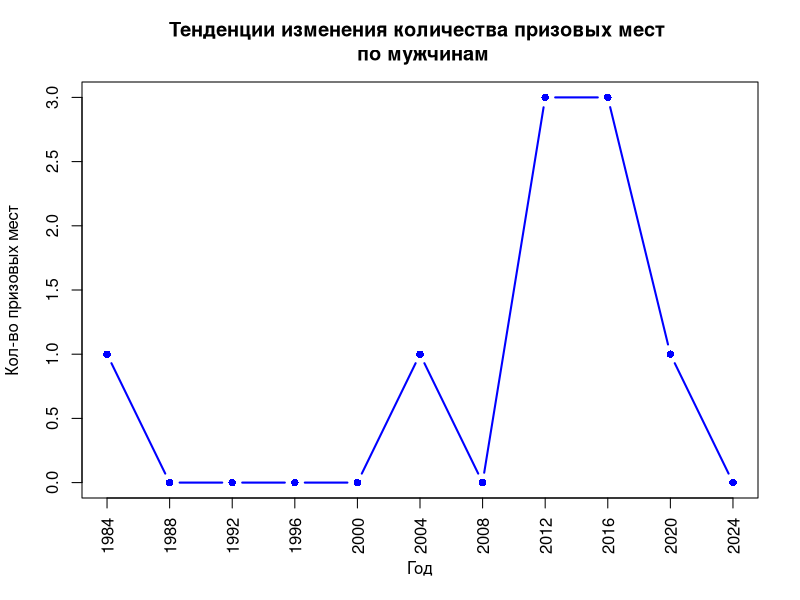
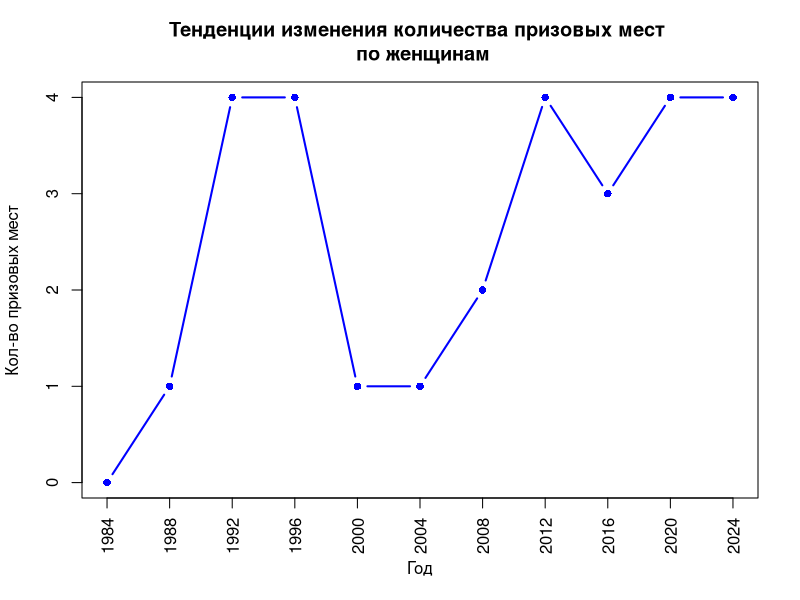
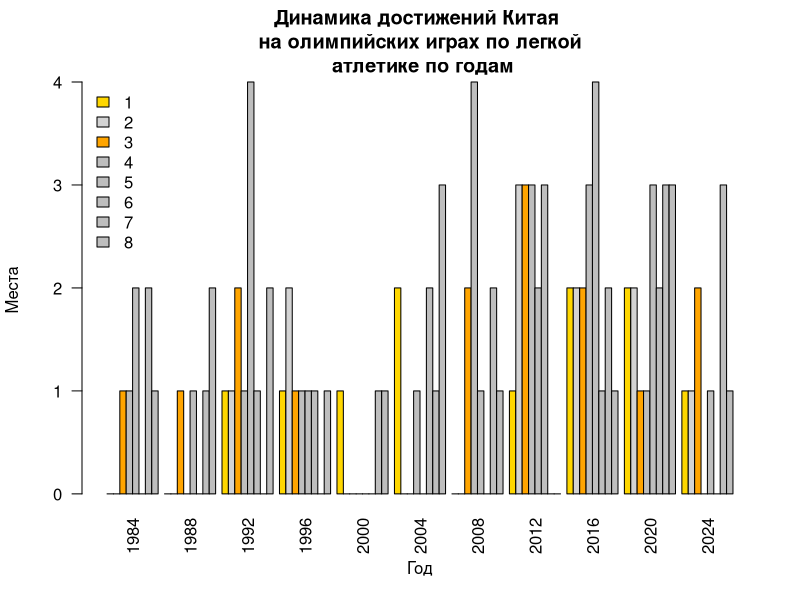
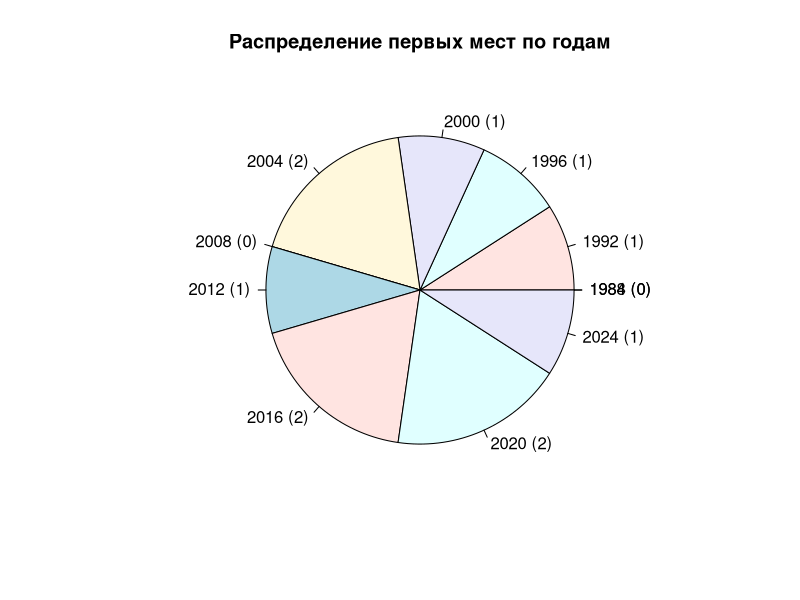
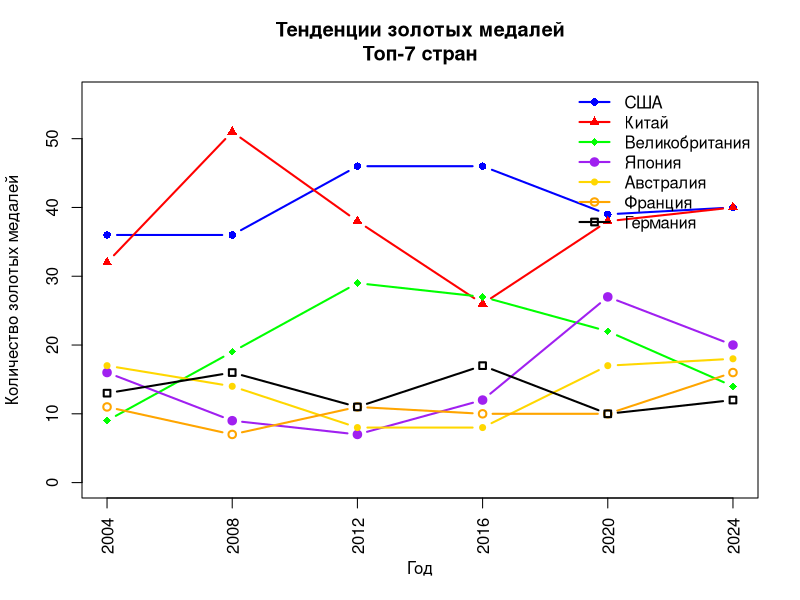
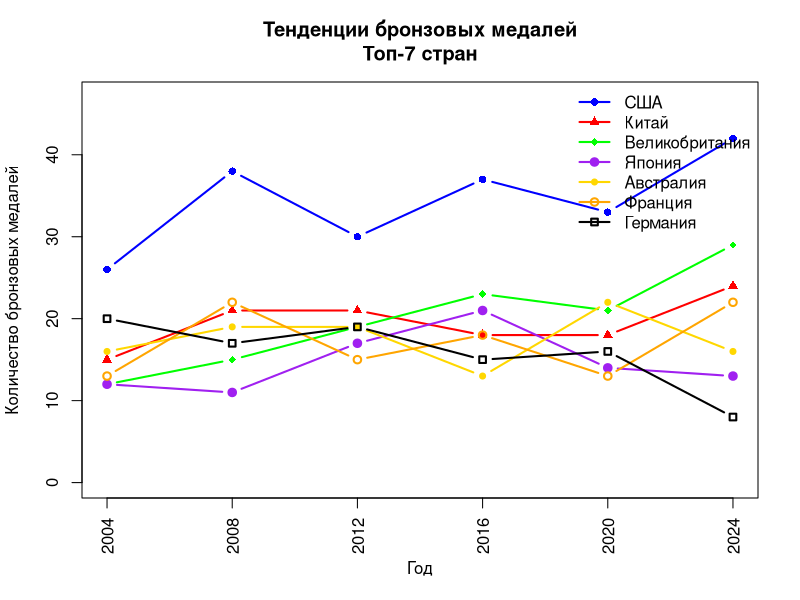
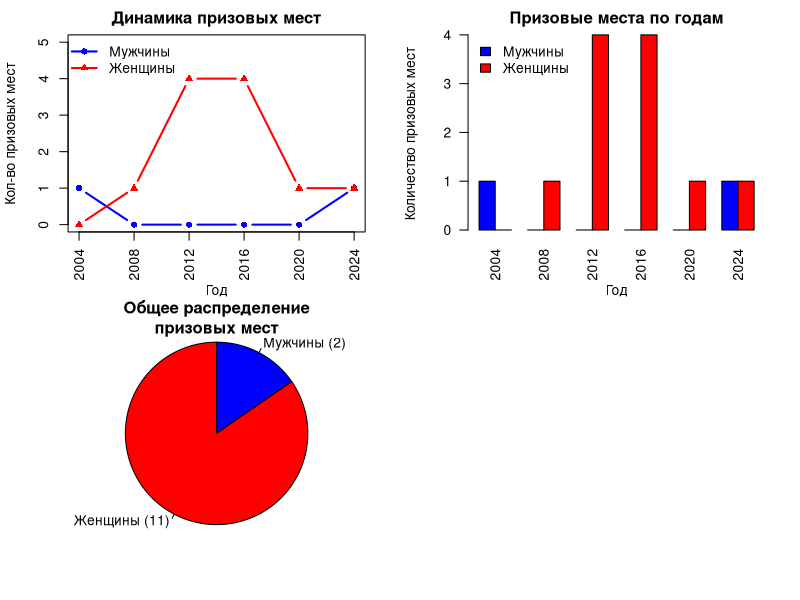

The R source for these figures, in order:
setwd("C:/Users/Kurdicks/Desktop/r yazik/Excel")
########ЛАБА3#############

years <- seq(from = 1984, to = 2024, by = 4)
y1984 <- c(0,0,1, 1, 2, 0, 2, 1)
y1988 <- c(0,0,1, 0, 1, 0 ,1, 2)
y1992 <- c(1,1,2,1,4,1,0,2)
y1996 <- c(1,2,1,1,1,1,0,1)
y2000 <- c(1,0,0,0,0,0,1,1)
y2004 <- c(2,0,0,1,0,2,1,3)
y2008 <- c(0,0,2,4,1,0,2,1)
y2012 <- c(1,3,3,3,2,3,0,0)
y2016 <- c(2,2,2,3,4,1,2,1)
y2020 <- c(2,2,1,1,3,2,3,3)
y2024 <- c(1,1,2,0,1,0,3,1)

dataset <- matrix(rbind(y1984,y1988,y1992,y1996,y2000,y2004,y2008,y2012,y2016,y2020,y2024), nrow = length(years), ncol = 8)
write.csv(dataset, file = "dataset.csv", row.names=TRUE, col.names = TRUE)
rownames(dataset) <- years
colnames(dataset) <- seq(1, 8)

y1984w <- c(0,0,0,0,1,0,1,0)
y1988w <- c(0,0,1,0,1,0,1,2)
y1992w <- c(1,1,2,1,3,1,0,0)
y1996w <- c(1,2,1,1,1,1,0,1)
y2000w <- c(1,0,0,0,0,0,1,1)
y2004w <- c(1,0,0,0,0,1,1,3)
y2008w <- c(0,0,2,3,1,0,1,1)
y2012w <- c(0,2,2,2,2,2,0,0)
y2016w <- c(1,1,1,1,2,0,2,1)
y2020w <- c(2,1,1,0,3,1,1,1)
y2024w <- c(1,1,2,0,1,0,0,0)


datasetwomen <- matrix(rbind(y1984w,y1988w,y1992w,y1996w,y2000w,y2004w,y2008w,y2012w,y2016w,y2020w,y2024w), nrow = length(years), ncol = 8)
write.csv(datasetwomen, file="datasetwomen.csv", row.names = TRUE)

rownames(datasetwomen) <- years
colnames(datasetwomen) <- seq(1, 8)

y1984m <- y1984 - y1984w
y1988m <- y1988 - y1988w
y1992m <- y1992 - y1992w
y1996m <- y1996 - y1996w
y2000m <- y2000 - y2000w
y2004m <- y2004 - y2004w
y2008m <- y2008 - y2008w 
y2012m <- y2012 - y2012w 
y2016m <- y2016 - y2016w
y2020m <- y2020 - y2020w 
y2024m <- y2024 - y2024w 


datasetmen <- matrix(rbind(y1984m,y1988m,y1992m,y1996m,y2000m,y2004m,y2008m,y2012m,y2016m,y2020m,y2024m), nrow = length(years), ncol = 8)
write.csv(datasetmen, file = "datasetmen.csv", row.names = TRUE)
rownames(datasetmen) <- years
colnames(datasetmen) <- seq(1, 8)
menMedals = rowSums(datasetmen[, 1:3])

plot(years, menMedals, type="n", main="Тенденции изменения количества призовых мест \n по мужчинам",
     xlab = "Год", ylab = "Кол-во призовых мест", xaxt = "n")
axis(1, at = years, labels = years, las = 2)
lines(years, menMedals, type = "b", col = "blue", pch = 16, lwd = 2)

womenMedals = rowSums(datasetwomen[, 1:3])
plot(years, womenMedals, type="n", main="Тенденции изменения количества призовых мест \n по женщинам",
     xlab = "Год", ylab = "Кол-во призовых мест", xaxt = "n")
axis(1, at = years, labels = years, las = 2, )
lines(years, womenMedals, type = "b", col = "blue", pch = 16, lwd = 2)

barplot(t(dataset), 
        beside = TRUE,
        names.arg = years,
        col = c("gold", "lightgrey", "orange", "grey", "grey", "grey", "grey", "grey"),
        main = "Динамика достижений Китая \n на олимпийских играх по легкой \n атлетике по годам",  # Заголовок
        xlab = "Год",
        ylab = "Места",
        las = 2,
        legend = colnames(dataset),
        args.legend = list(x = "topleft", bty = "n")
)
GOLD <- dataset[, 1]
years_and_gold <- paste(years, " (", GOLD, ")", sep = "")
pie(GOLD, labels = years_and_gold, main = "Распределение первых мест по годам", width = 4, height = 5)


last6 <- c(2004, 2008, 2012, 2016, 2020, 2024)

usa_gold <- c(36, 36, 46, 46, 39, 40)
chn_gold <- c(32, 51, 38, 26, 38, 40)
gbr_gold <- c(9, 19, 29, 27, 22, 14)
jpn_gold <- c(16, 9, 7, 12, 27, 20)
aus_gold <- c(17, 14, 8, 8, 17, 18)
fra_gold <- c(11, 7, 11, 10, 10, 16)
ger_gold <- c(13, 16, 11, 17, 10, 12)

usa_bronze <- c(26, 38, 30, 37, 33, 42)
chn_bronze <- c(15, 21, 21, 18, 18, 24)
gbr_bronze <- c(12, 15, 19, 23, 21, 29)
jpn_bronze <- c(12, 11, 17, 21, 14, 13)
aus_bronze <- c(16, 19, 19, 13, 22, 16)
fra_bronze <- c(13, 22, 15, 18, 13, 22)
ger_bronze <- c(20, 17, 19, 15, 16, 8)

plot(last6, usa_gold, 
     type = "n",
     ylim = c(0, max(usa_gold, chn_gold, gbr_gold, jpn_gold, aus_gold, fra_gold, ger_gold) + 5),
     main = "Тенденции золотых медалей\nТоп-7 стран",
     xlab = "Год",
     ylab = "Количество золотых медалей",
     xaxt = "n"
)

axis(1, at = last6, labels = last6, las = 2)

lines(last6, usa_gold, type = "b", col = "blue", pch = 16, lwd = 2)  # США
lines(last6, chn_gold, type = "b", col = "red", pch = 17, lwd = 2)   # Китай
lines(last6, gbr_gold, type = "b", col = "green", pch = 18, lwd = 2)  # Великобритания
lines(last6, jpn_gold, type = "b", col = "purple", pch = 19, lwd = 2) # Япония
lines(last6, aus_gold, type = "b", col = "gold", pch = 20, lwd = 2)   # Австралия
lines(last6, fra_gold, type = "b", col = "orange", pch = 21, lwd = 2) # Франция
lines(last6, ger_gold, type = "b", col = "black", pch = 22, lwd = 2)  # Германия

legend("topright", 
       legend = c("США", "Китай", "Великобритания", "Япония", "Австралия", "Франция", "Германия"), 
       col = c("blue", "red", "green", "purple", "gold", "orange", "black"), 
       pch = c(16, 17, 18, 19, 20, 21, 22), 
       lwd = 2, 
       bty = "n")

plot(last6, usa_bronze, 
     type = "n",
     ylim = c(0, max(usa_bronze, chn_bronze, gbr_bronze, jpn_bronze, aus_bronze, fra_bronze, ger_bronze) + 5),
     main = "Тенденции бронзовых медалей\nТоп-7 стран",
     xlab = "Год",
     ylab = "Количество бронзовых медалей",
     xaxt = "n"
)

axis(1, at = last6, labels = last6, las = 2)

lines(last6, usa_bronze, type = "b", col = "blue", pch = 16, lwd = 2)  # США
lines(last6, chn_bronze, type = "b", col = "red", pch = 17, lwd = 2)   # Китай
lines(last6, gbr_bronze, type = "b", col = "green", pch = 18, lwd = 2)  # Великобритания
lines(last6, jpn_bronze, type = "b", col = "purple", pch = 19, lwd = 2) # Япония
lines(last6, aus_bronze, type = "b", col = "gold", pch = 20, lwd = 2)   # Австралия
lines(last6, fra_bronze, type = "b", col = "orange", pch = 21, lwd = 2) # Франция
lines(last6, ger_bronze, type = "b", col = "black", pch = 22, lwd = 2)  # Германия

legend("topright", 
       legend = c("США", "Китай", "Великобритания", "Япония", "Австралия", "Франция", "Германия"), 
       col = c("blue", "red", "green", "purple", "gold", "orange", "black"), 
       pch = c(16, 17, 18, 19, 20, 21, 22), 
       lwd = 2, 
       bty = "n")
menMedals6 = menMedals[1:6]
womenMedals6 = womenMedals[1:6] 
menTotal = sum(menMedals6)
womenTotal = sum(womenMedals6)

par(mfrow = c(2,2), mar = c(4,4,2,2) + 0.1)
plot(last6, menMedals6,
     type="n", ylim = c(0, max(menMedals6, womenMedals6) + 1), 
     main = "Динамика призовых мест",
     xlab = "Год",
     ylab = "Кол-во призовых мест",
     xaxt = "n")


axis(1, at = last6, lables = last6, las = 2)

lines(last6, menMedals6, type = "b", col = "blue", pch = 16, lwd = 2)
lines(last6, womenMedals6, type = "b", col = "red", pch = 17, lwd = 2)

legend("topleft", 
       legend = c("Мужчины", "Женщины"), 
       col = c("blue", "red"), 
       pch = c(16, 17), 
       lwd = 2, 
       bty = "n")

bar_data <- matrix(c(menMedals6, womenMedals6), nrow = length(last6), byrow = FALSE)
write.csv(bar_data, file = "bar_data.csv", row.names = TRUE)

colnames(bar_data) <- c("Мужчины", "Женщины")
rownames(bar_data) <- last6

barplot(t(bar_data), 
        beside = TRUE,
        names.arg = last6,
        col = c("blue", "red"),
        main = "Призовые места по годам",
        xlab = "Год",
        ylab = "Количество призовых мест",
        las = 2,
        legend = colnames(bar_data),
        args.legend = list(x = "topleft", bty = "n")
)

pie_data <- c(menTotal, womenTotal)
pie_labels <- c(paste("Мужчины (", menTotal, ")", sep = ""),
                paste("Женщины (", womenTotal, ")", sep = ""))

pie(pie_data,
    labels = pie_labels,
    main = "Общее распределение\nпризовых мест",
    col = c("blue", "red"),
    clockwise = TRUE,
    init.angle = 90,
    radius = 1
)

par(mfrow = c(1, 1))